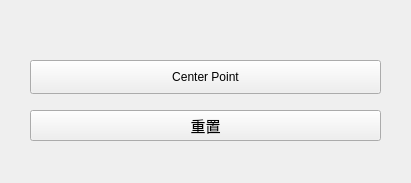
<?xml version="1.0" encoding="UTF-8"?>
<ui version="4.0">
 <class>GraphUI</class>
 <widget class="QWidget" name="GraphUI">
  <property name="geometry">
   <rect>
    <x>0</x>
    <y>0</y>
    <width>411</width>
    <height>183</height>
   </rect>
  </property>
  <property name="windowTitle">
   <string>Form</string>
  </property>
  <widget class="QPushButton" name="ResetpushButton">
   <property name="geometry">
    <rect>
     <x>30</x>
     <y>110</y>
     <width>351</width>
     <height>31</height>
    </rect>
   </property>
   <property name="font">
    <font>
     <pointsize>11</pointsize>
     <weight>50</weight>
     <bold>false</bold>
    </font>
   </property>
   <property name="text">
    <string>重置</string>
   </property>
  </widget>
  <widget class="QPushButton" name="CenterButton">
   <property name="geometry">
    <rect>
     <x>30</x>
     <y>60</y>
     <width>351</width>
     <height>34</height>
    </rect>
   </property>
   <property name="text">
    <string>Center Point</string>
   </property>
  </widget>
 </widget>
 <resources/>
 <connections>
  <connection>
   <sender>ResetpushButton</sender>
   <signal>clicked()</signal>
   <receiver>GraphUI</receiver>
   <slot>on_reset_btn_clicked()</slot>
   <hints>
    <hint type="sourcelabel">
     <x>85</x>
     <y>240</y>
    </hint>
    <hint type="destinationlabel">
     <x>132</x>
     <y>251</y>
    </hint>
   </hints>
  </connection>
  <connection>
   <sender>CenterButton</sender>
   <signal>clicked()</signal>
   <receiver>GraphUI</receiver>
   <slot>on_findCenterPoints_btn_clicked()</slot>
   <hints>
    <hint type="sourcelabel">
     <x>115</x>
     <y>178</y>
    </hint>
    <hint type="destinationlabel">
     <x>417</x>
     <y>164</y>
    </hint>
   </hints>
  </connection>
 </connections>
 <slots>
  <slot>on_bfs_btn_clicked()</slot>
  <slot>on_dfs_btn_clicked()</slot>
  <slot>on_dijkstra_btn_clicked()</slot>
  <slot>on_reset_btn_clicked()</slot>
  <slot>on_prim_btn_clicked()</slot>
  <slot>on_kruskal_btn_clicked()</slot>
  <slot>on_topologicalSorting_btn_clicked()</slot>
  <slot>on_outPut_btn_clicked()</slot>
  <slot>on_findCenterPoints_btn_clicked()</slot>
 </slots>
</ui>
